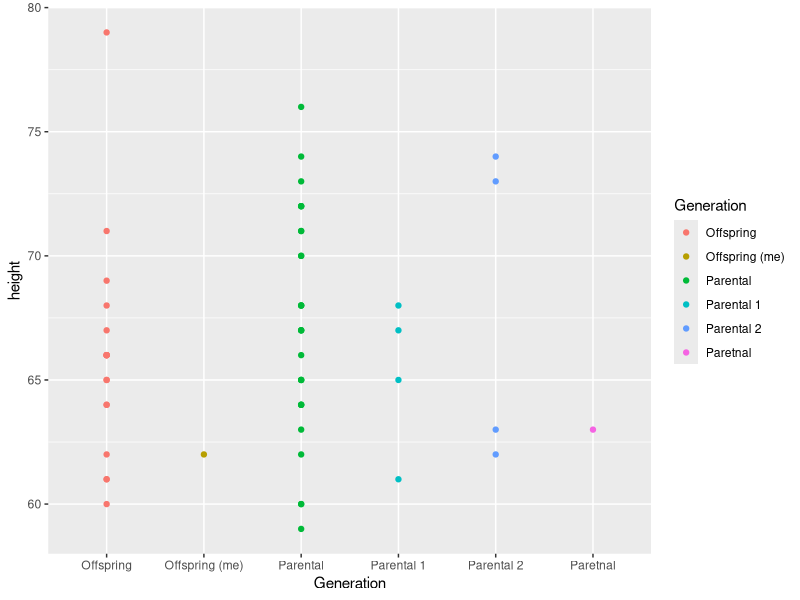
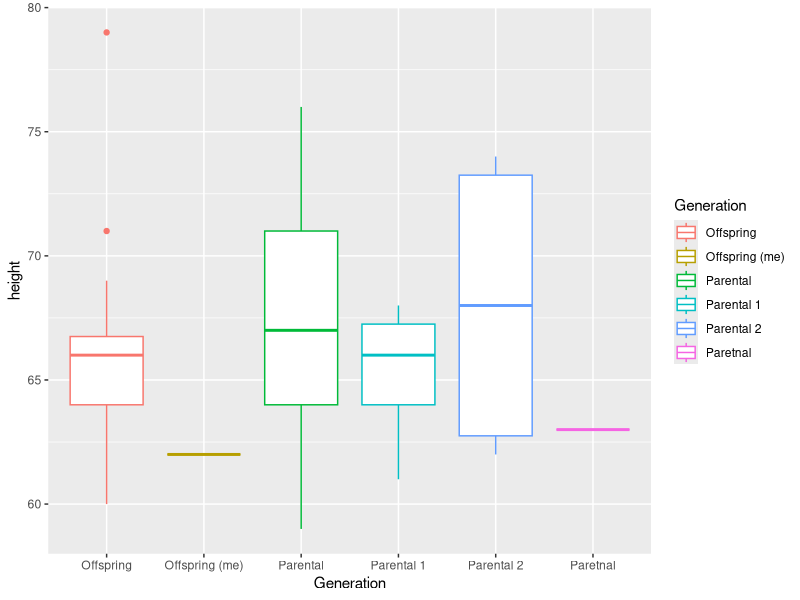

These charts were generated, in order, by the following R code:
## ---- chunk 1
library(tidyverse)
library(readxl)
heights <- read_csv("data/Heights.csv")
## ---- chunk 2
ggplot(heights, mapping = aes(Generation, height,  color=Generation)) + geom_point()
## ---- chunk 3
ggplot(heights, mapping = aes(Generation, height,  color=Generation)) + geom_boxplot()
## ---- chunk 4

heights %>% 
group_by(Generation) %>% 
summarize(mean_hgt = mean(height))

## ---- chunk 5
heights %>% 
group_by(Generation) %>% 
ungroup %>%
summarise(pval = chisq.test(height, Generation)$p.value)

